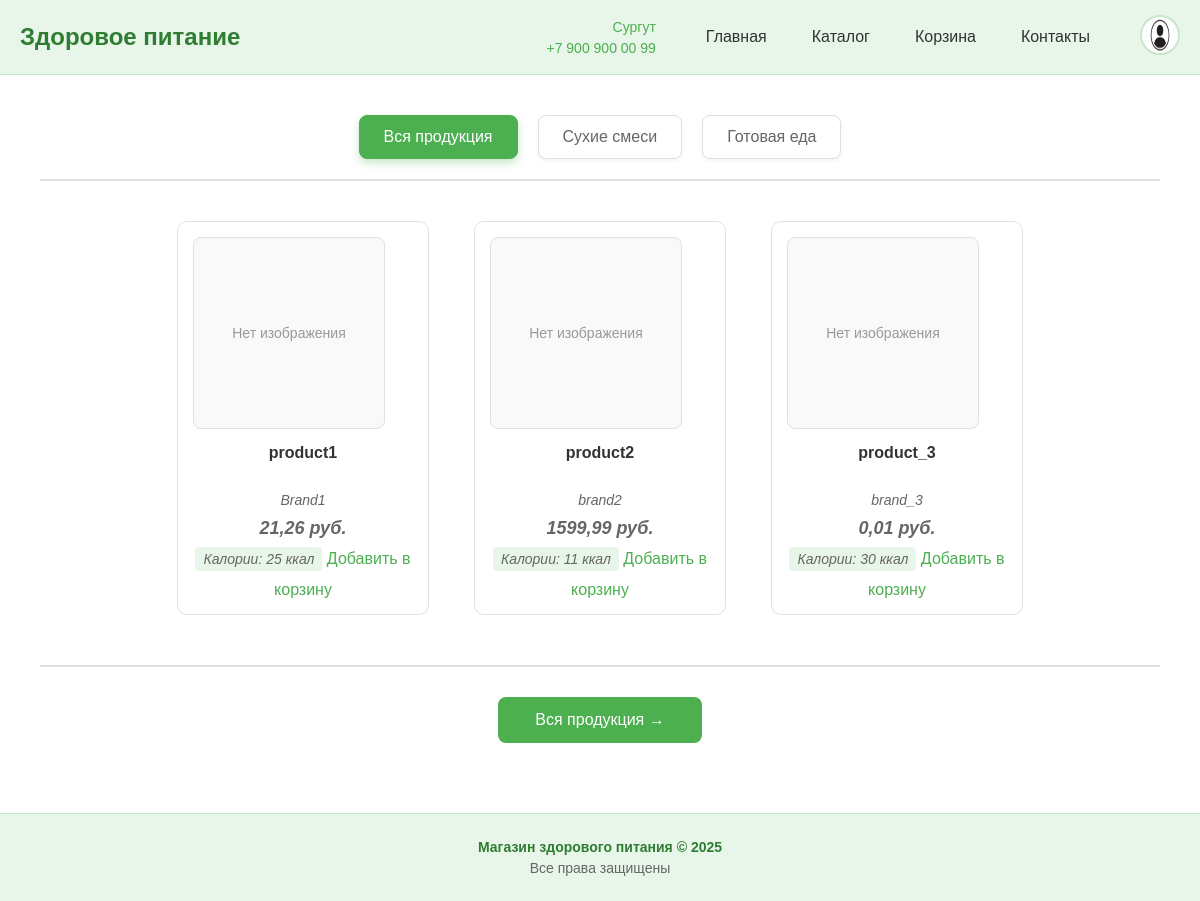
The page / on the database its author committed.
### app/models.py (models this page shows, shortened)
class Product(models.Model):
    name = models.CharField(max_length=200)
    category = models.ForeignKey(Category, on_delete=models.CASCADE)
    diets = models.ManyToManyField(Diet, blank=True)
    description = models.TextField()
    calories = models.IntegerField()
    protein = models.DecimalField(max_digits=5, decimal_places=1)
    fats = models.DecimalField(max_digits=5, decimal_places=1)
    carbohydrates = models.DecimalField(max_digits=5, decimal_places=1)
    brand = models.CharField(max_length=100)
    price = models.DecimalField(default=0.01, max_digits=10, decimal_places=2,
                               validators=[MinValueValidator(Decimal('0.01'))])
    unit_choices = [
        ('шт', 'Штуки'),
        ('кг', 'Килограммы'),
        ('г', 'Граммы'),
        ('л', 'Литр'),
        ('мл', 'Миллилитры'),
    ]
    unit = models.CharField(max_length=10, choices=unit_choices, default='шт')
    stock = models.IntegerField(default=0)
    is_available = models.BooleanField(default=True)
    rating = models.DecimalField(max_digits=3, decimal_places=2, default=0)
    image = models.ImageField(upload_to="product_images/", blank=True)

### app/views.py (the view)
# urls.py: path('', views.home, name='home'),
def home(request):
    all_products = Product.objects.filter(is_available=True)
    category_1_products = Product.objects.filter(category__name='Сухие смеси', is_available=True)[:4]
    category_2_products = Product.objects.filter(category__name='Готовая еда', is_available=True)[:4]
    active_category = request.GET.get('category', 'all')
    context = {
        'all_products': all_products,
        'category_1_products': category_1_products,
        'category_2_products': category_2_products,
        'active_category': active_category,
    }
    return render(request, 'index.html', context)

### app/templates/index.html (shortened to what this page needs)
{% extends "base.html" %}
{% block content %}
<div class="container">
    <div class="category-nav">
        <a href="?category=all" class="category-link {% if active_category == 'all' %}active{% endif %}">
            Вся продукция
        </a>
        <a href="?category=category_1" class="category-link {% if active_category == 'category_1' %}active{% endif %}">
            Сухие смеси
        </a>
        <a href="?category=category_2" class="category-link {% if active_category == 'category_2' %}active{% endif %}">
            Готовая еда
        </a>
    </div>
    <div class="products-container">
        {% if active_category == 'all' %}
        <div class="products-section">
            {% if all_products %}
                <div class="products-grid">
                    {% for product in all_products %}
                        {% include "components/cards/card.html" %}
                    {% endfor %}
                </div>
            {% else %}
                <p>Товаров пока нет в магазине</p>
            {% endif %}
        </div>
        {% endif %}
    </div>
    <div class="view-all">
        <a href="?category=all" class="view-all-link">Вся продукция →</a>
    </div>
</div>
{% endblock %}

### app/templates/components/cards/card.html (shortened to what this page needs)
<div class="product-card">
    <div class="product-image">
        {% if product.image %}
            <img src="{{ product.image.url }}" alt="{{ product.name }}">
        {% else %}
            <div class="no-image">Нет изображения</div>
        {% endif %}
    </div>
    <div class="product-info">
        <h3 class="product-name">{{ product.name }}</h3>
        <p class="product-brand">{{ product.brand }}</p>
        <p class="product-price">{{ product.price }} руб.</p>
        <p class="product-calories">Калории: {{ product.calories }} ккал</p>
        <a href="{% url 'add_to_cart' product.id %}">Добавить в корзину</a>
    </div>
</div>

### app/templates/components/cards/card.html (style rules this page uses)
.product-card { border: 1px solid #e0e0e0; width: 220px; padding: 15px; margin: 10px; display: inline-block; border-radius: 10px; background-color: white; }
.product-image { width: 190px; height: 190px; border: 1px solid #e0e0e0; margin-bottom: 15px; border-radius: 8px; overflow: hidden; background-color: #f9f9f9; }
.no-image { width: 100%; height: 100%; display: flex; align-items: center; justify-content: center; color: #999; font-size: 14px; }
.product-info { text-align: center; }
.product-name { margin: 0 0 8px 0; font-size: 16px; color: #333; font-weight: 600; height: 40px; overflow: hidden; }
.product-brand { margin: 0 0 10px 0; color: #666; font-size: 14px; }
.product-price { margin: 0 0 8px 0; color: #2e7d32; font-size: 18px; font-weight: bold; }
.product-calories { margin: 0 0 10px 0; color: #666; font-size: 14px; padding: 4px 8px; background-color: #e8f5e9; border-radius: 4px; display: inline-block; }
a { color: #4caf50; text-decoration: none; }

### app/templates/index.html (style rules this page uses)
.container { max-width: 1200px; padding: 20px; margin: 0 auto; }
.category-nav { display: flex; justify-content: center; gap: 20px; margin-bottom: 30px; padding-bottom: 20px; border-bottom: 2px solid #e0e0e0; }
.category-link { text-decoration: none; color: #666; font-size: 16px; font-weight: 500; padding: 12px 24px; border-radius: 8px; background-color: white; border: 1px solid #e0e0e0; box-shadow: 0 2px 4px rgba(0,0,0,0.05); transition: all 0.3s ease; }
.category-link.active { background-color: #4caf50; color: white; border-color: #4caf50; box-shadow: 0 4px 8px rgba(76, 175, 80, 0.3); }
.products-container { margin-bottom: 40px; }
.products-grid { display: flex; flex-wrap: wrap; justify-content: center; gap: 25px; }
.products-section p { text-align: center; color: #666; font-style: italic; }
.view-all { text-align: center; padding: 30px 0; border-top: 2px solid #e0e0e0; margin-top: 20px; }
.view-all-link { display: inline-block; padding: 12px 35px; background-color: #4caf50; color: white; text-decoration: none; border-radius: 8px; font-weight: 500; font-size: 16px; transition: all 0.3s ease; border: 2px solid #4caf50; }

### app/templates/base.html (style rules this page uses)
body { margin: 0; min-height: 100vh; display: flex; flex-direction: column; background-color: #f5f5f5; font-family: Arial, sans-serif; }

### rows shown on the page
Product: image "Нет изображения", name "product1", brand "Brand1", price "21,26", calories "25"
Product: image "Нет изображения", name "product2", brand "brand2", price "1599,99", calories "11"
Product: image "Нет изображения", name "product_3", brand "brand_3", price "0,01", calories "30"
